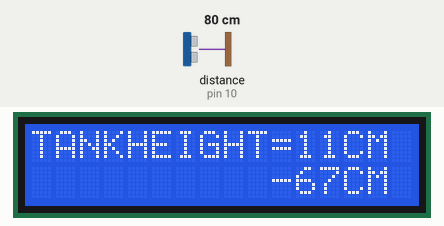
Recording of a sketch running on a simulated Arduino Uno, built with avr-gcc and run on an emulated ATmega328P. Parts: 16×2 character LCD. Wiring (inferred from the names in the program): ultrasonic range finder: trigger pin 9; echo pin 10. The test bench sets the inputs (shaded band); at power-on: distance to the obstacle (sensor on pin 10) 80 cm. The echo pulse lasts 58.3 µs per cm; what the sketch prints to the serial monitor is not drawn.

Above: at 1.2 s.
1.3 s: distance to the obstacle (sensor on pin 10) set to 2 cm
At 3.4 s:
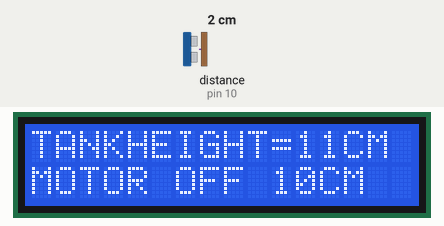
4.0 s: distance to the obstacle (sensor on pin 10) set to 8 cm
At 5.8 s:
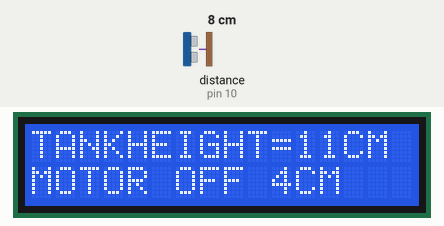
6.6 s: distance to the obstacle (sensor on pin 10) set to 11 cm
At 8.5 s:
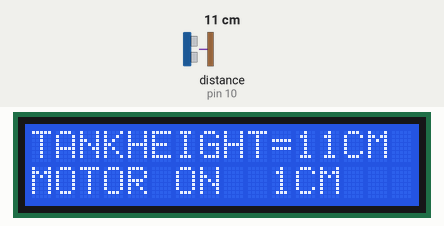
Timing chart, 0 to 10.0 s (numbered marks = the images above; inputs shaded):
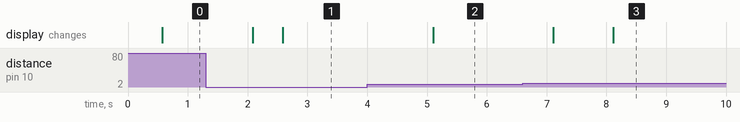

Measured:
- the behaviour switches between 9 and 10 cm on distance to the obstacle (sensor on pin 10) (found by bisection; images 2 and 3)
- after the input at 1.3 s, the display: first changes after 0.79 s (image 1 shows a later state)
- after the input at 4.0 s, the display: changes after 1.1 s (image 2)
- after the input at 6.6 s, the display: first changes after 0.51 s (image 3 shows a later state)

The sketch:

Water_Conservation.ino
```cpp
#include <LiquidCrystal.h>
int pos=0;
const int rs = 12, en = 11, d4 = 5, d5 = 4, d6 = 3, d7 = 2;
LiquidCrystal lcd(rs, en, d4, d5, d6, d7);
const int trigPin = 9;
const int echoPin = 10;
//const int buzz=6;
long duration;
int distance;
int tankheight = 11;

void setup()
{
lcd.begin(16, 2);
pinMode(trigPin, OUTPUT);
pinMode(echoPin, INPUT);
Serial.begin(9600);
lcd.setCursor(0,0);
lcd.print("TANKHEIGHT=");
lcd.print(tankheight);
lcd.print("CM");
}

void loop()
{
digitalWrite(trigPin, LOW);
delayMicroseconds(2);
digitalWrite(trigPin, HIGH);
delayMicroseconds(10);
digitalWrite(trigPin, LOW);
duration = pulseIn(echoPin, HIGH);
distance= duration*0.034/2;
int h= tankheight-distance;
Serial.println(h);
delay(500);
lcd.setCursor(10,1);
lcd.print(h);
lcd.print("CM  ");
int x=h;

if(h<=2&&h>=0)
{
  //analogWrite(buzz,200);
  lcd.setCursor(0,0);
  lcd.print("TANKHEIGHT=");
  lcd.print(tankheight);
  lcd.print("CM   ");
  delay(1000);
  Serial.println("MOTOR ON");
  lcd.setCursor(0,1);
  lcd.print("MOTOR ON ");
  //analogWrite(buzz,200);
}

else if(x==2)
{
  for(x=2;x<=9;x++)
  {
  lcd.setCursor(0,1);
  lcd.print("MOTOR ON ");
  }
  //analogWrite(buzz,0);
}

else if(h>2&&h<9)
{
  //analogWrite(buzz,0);
}

else if(x==9)
{
  for(x=9;x>=2;x--)
  {
  lcd.setCursor(0,1);
  lcd.print("MOTOR OFF");
  }
  //analogWrite(buzz,0);
}

else if(x==9)
{
  lcd.print("MOTOR OFF");
  //analogWrite(buzz,200);
}

else if(h>=9&&h<=11)
{
  //analogWrite(buzz,200);
  lcd.setCursor(0,0);
  lcd.print("TANKHEIGHT=");
  lcd.print(tankheight);
  lcd.print("CM  ");
  delay(500);
  Serial.println("MOTOR OFF");
  lcd.setCursor(0,1);
  lcd.print("MOTOR OFF");
}
}
```
